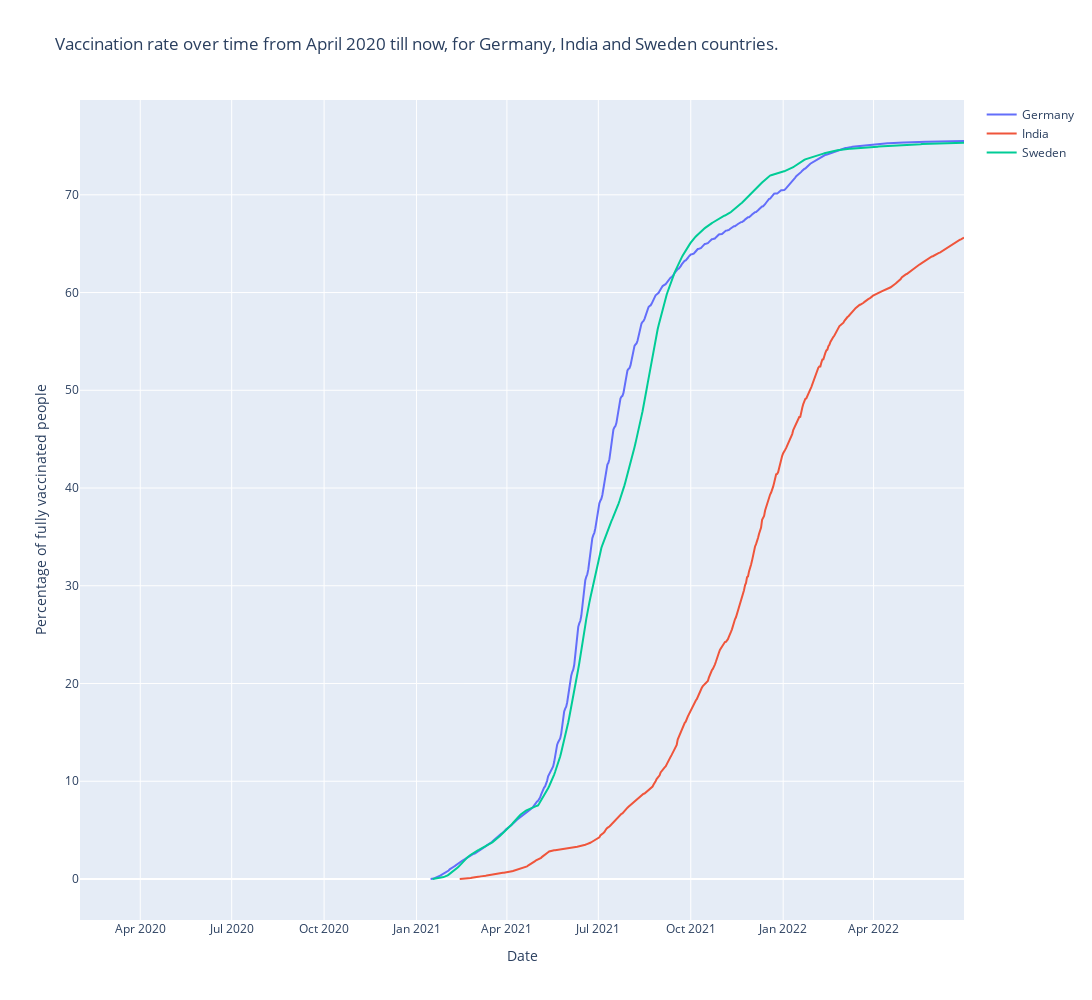

The code cell stored with this chart in its notebook:
### Code cell
fig = go.Figure()
for country in country_array:
    fig.add_trace(go.Scatter(x=df_dict[country]['date'], y=df_dict[country]['fully_vaccinated_per_population'].interpolate(method='linear'), name=country, mode="lines"))       
    #fig.add_trace(go.Scatter(x=final_df['date'], y=final_df[country], name=country, mode="lines"))       

#fig.update_yaxes(type="log")
fig.update_layout(width = 1200, height=1000, title="Vaccination rate over time from April 2020 till now, for Germany, India and Sweden countries.", xaxis_title="Date", yaxis_title="Percentage of fully vaccinated people")
fig.show()    
fig.write_image("../reports/figures/delivery2_results.jpeg")

### Figure 1 — Plotly figure (JSON) as saved in the notebook; plotly's stock layout.template omitted (floating-point values rounded to 4 significant figures; data arrays with more than 128 entries replaced by an {"elided": "..."} marker saying what was removed)
{"data": [{"mode": "lines", "name": "Germany", "type": "scatter", "x": {"elided": "881 str values"}, "y": {"elided": "881 float values"}}, {"mode": "lines", "name": "India", "type": "scatter", "x": {"elided": "881 str values"}, "y": {"elided": "881 float values"}}, {"mode": "lines", "name": "Sweden", "type": "scatter", "x": {"elided": "881 str values"}, "y": {"elided": "881 float values"}}], "layout": {"height": 1000, "title": {"text": "Vaccination rate over time from April 2020 till now, for Germany, India and Sweden countries."}, "width": 1200, "xaxis": {"autorange": true, "range": ["2020-02-01", "2022-06-30"], "title": {"text": "Date"}, "type": "date"}, "yaxis": {"autorange": true, "range": [-4.194, 79.7], "title": {"text": "Percentage of fully vaccinated people"}, "type": "linear"}}}
